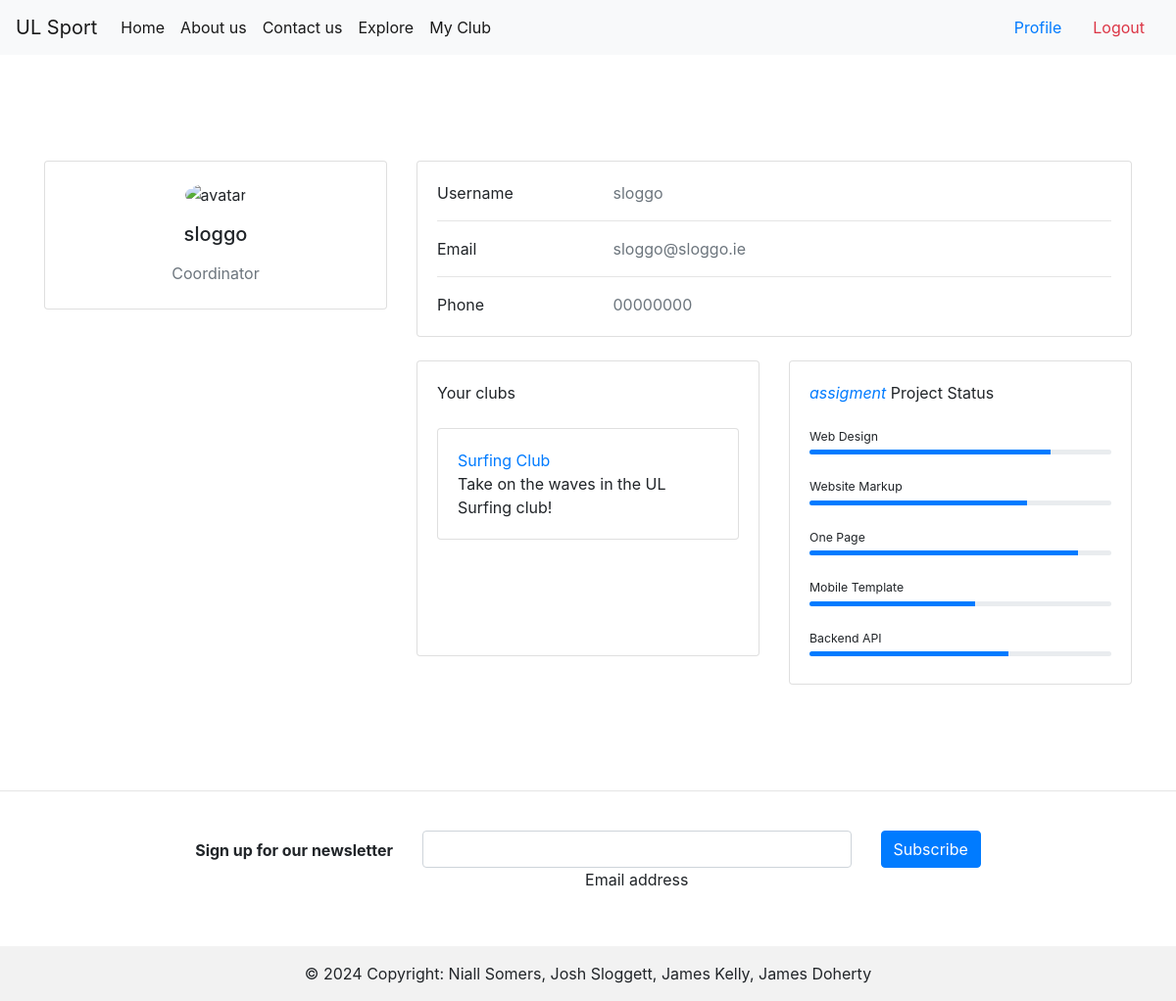
/profile (signed in), run on the app's committed database.
### tables this page shows
CREATE TABLE Users (
    UserID INTEGER PRIMARY KEY AUTOINCREMENT,
    Username TEXT NOT NULL,
    Password TEXT NOT NULL,
    Contact TEXT NOT NULL,
    Email TEXT NOT NULL,
    Role TEXT NOT NULL,
    ApprovalStatus TEXT DEFAULT 'Pending',
    CreatedAt TIMESTAMP DEFAULT CURRENT_TIMESTAMP,
    UpdatedAt TIMESTAMP DEFAULT CURRENT_TIMESTAMP
);

CREATE TABLE Clubs (
    ClubID INTEGER PRIMARY KEY AUTOINCREMENT,
    Name TEXT NOT NULL,
    Description TEXT,
    ValidityStatus TEXT NOT NULL,
    CoordinatorID INTEGER,
    CreatedAt TIMESTAMP DEFAULT CURRENT_TIMESTAMP,
    UpdatedAt TIMESTAMP DEFAULT CURRENT_TIMESTAMP,
    FOREIGN KEY (CoordinatorID) REFERENCES Users(UserID)
);

### auth.py (the view)
@login_required
def profile():
    conn = db.connect('db/user_data.db')
    cursor = conn.cursor()
    cursor.execute('SELECT ClubID FROM ClubMemberships WHERE UserID = ?', (current_user.id,))
    clubIDs = cursor.fetchall()
    clubs = []
    for clubID in clubIDs:
        cursor.execute('SELECT * FROM Clubs WHERE ClubID = ?', clubID)
        club = cursor.fetchone()
        clubs.append(club)
    print(clubs)
    return render_template('/profile.html', clubs=clubs)

### app.py (called while the page is built, shortened)
@login_manager.user_loader
def load_user(user_id):
    conn = db.connect('db/user_data.db')
    cursor = conn.cursor()
    cursor.execute('SELECT * FROM Users WHERE UserID = ?', (user_id,))
    user_data = cursor.fetchone()
    conn.close()
    if user_data:
        return auth.User(user_data[0], user_data[1])

@app.context_processor
def utility_processor():
    def current_user_data():
        if current_user.is_authenticated:
            conn = db.connect('db/user_data.db')
            cursor = conn.cursor()
            cursor.execute('SELECT * FROM Users WHERE UserID = ?', (current_user.id,))
            currentUsrData = cursor.fetchone()
            userData = auth.USERDATA(
                currentUsrData[1],
                currentUsrData[3],
                currentUsrData[4],
                currentUsrData[5],
                currentUsrData[6]
            )
            print(userData.role)
            return userData
    return dict(user_data=current_user_data())

### templates/profile.html (shortened to what this page needs)
{% extends "base.html" %}
{% block content %}
<section>
    <div class="container py-5">
      <div class="row">
        <div class="col-lg-4">
          <div class="card mb-4">
            <div class="card-body text-center">
              <img src="https://mdbcdn.b-cdn.net/img/Photos/new-templates/bootstrap-chat/ava3.webp" alt="avatar"
                class="rounded-circle img-fluid" style="width: 150px;">
              <h5 class="my-3">{{ user_data.username }}</h5>
              <p class="text-muted mb-1">{{ user_data.role}}</p>
            </div>
          </div>
        </div>
        <div class="col-lg-8">
          <div class="card mb-4">
            <div class="card-body">
              <div class="row">
                <div class="col-sm-3">
                  <p class="mb-0">Username</p>
                </div>
                <div class="col-sm-9">
                  <p class="text-muted mb-0">{{ user_data.username }}</p>
                </div>
              </div>
              <hr>
              <div class="row">
                <div class="col-sm-3">
                  <p class="mb-0">Email</p>
                </div>
                <div class="col-sm-9">
                  <p class="text-muted mb-0">{{ user_data.email }}</p>
                </div>
              </div>
              <hr>
              <div class="row">
                <div class="col-sm-3">
                  <p class="mb-0">Phone</p>
                </div>
                <div class="col-sm-9">
                  <p class="text-muted mb-0">{{ user_data.mobile }}</p>
                </div>
              </div>
            </div>
          </div>
          <div class="row">
            <div class="col-md-6">
              <div class="card mb-4 mb-md-0">
                <div class="card-body" style="overflow: auto; height: 300px;">
                  <p class="mb-4"> Your clubs
                  </p>
                  {% for club in clubs %}
                  <div class="card">
                  <div class="card-body">
                    <a class="card-title" href="{{url_for('explore')}}">{{club[1]}}</a>
                    <p class="card-text">{{club[2]}}</p>
                  </div>
                </div>
                  <br>
                  {% endfor %}
                </div>
              </div>
            </div>
            <div class="col-md-6">
              <div class="card mb-4 mb-md-0">
                <div class="card-body">
                  <p class="mb-4"><span class="text-primary font-italic me-1">assigment</span> Project Status
                  </p>
                  <p class="mb-1" style="font-size: .77rem;">Web Design</p>
                  <div class="progress rounded" style="height: 5px;">
                    <div class="progress-bar" role="progressbar" style="width: 80%" aria-valuenow="80"
                      aria-valuemin="0" aria-valuemax="100"></div>
                  </div>
                  <p class="mt-4 mb-1" style="font-size: .77rem;">Website Markup</p>
                  <div class="progress rounded" style="height: 5px;">
                    <div class="progress-bar" role="progressbar" style="width: 72%" aria-valuenow="72"
                      aria-valuemin="0" aria-valuemax="100"></div>
                  </div>
                  <p class="mt-4 mb-1" style="font-size: .77rem;">One Page</p>
                  <div class="progress rounded" style="height: 5px;">
                    <div class="progress-bar" role="progressbar" style="width: 89%" aria-valuenow="89"
                      aria-valuemin="0" aria-valuemax="100"></div>
                  </div>
                  <p class="mt-4 mb-1" style="font-size: .77rem;">Mobile Template</p>
                  <div class="progress rounded" style="height: 5px;">
                    <div class="progress-bar" role="progressbar" style="width: 55%" aria-valuenow="55"
                      aria-valuemin="0" aria-valuemax="100"></div>
                  </div>
                  <p class="mt-4 mb-1" style="font-size: .77rem;">Backend API</p>
                  <div class="progress rounded mb-2" style="height: 5px;">
                    <div class="progress-bar" role="progressbar" style="width: 66%" aria-valuenow="66"
                      aria-valuemin="0" aria-valuemax="100"></div>
                  </div>
                </div>
              </div>
            </div>
          </div>
        </div>
      </div>
    </div>
  </section>
{% endblock %}

### templates/base.html (style rules this page uses)
body { min-height: 100vh; overflow-x: hidden; }

### data on the page
Users: username "sloggo", role "Coordinator", email "sloggo@sloggo.ie", mobile "00000000"
Clubs: Name "Surfing Club", Description "Take on the waves in the UL Surfing club!"
